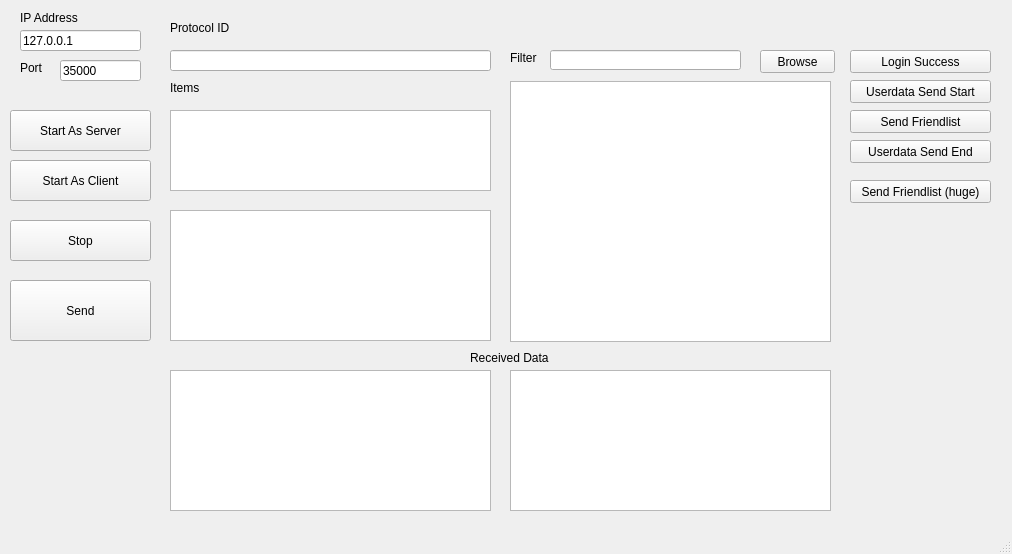
<?xml version="1.0" encoding="UTF-8"?>
<ui version="4.0">
 <class>MainWindow</class>
 <widget class="QMainWindow" name="MainWindow">
  <property name="geometry">
   <rect>
    <x>0</x>
    <y>0</y>
    <width>1012</width>
    <height>554</height>
   </rect>
  </property>
  <property name="windowTitle">
   <string>MainWindow</string>
  </property>
  <widget class="QWidget" name="centralwidget">
   <widget class="QLineEdit" name="lineEdit_Pmid">
    <property name="geometry">
     <rect>
      <x>170</x>
      <y>50</y>
      <width>321</width>
      <height>21</height>
     </rect>
    </property>
   </widget>
   <widget class="QLabel" name="label">
    <property name="geometry">
     <rect>
      <x>170</x>
      <y>20</y>
      <width>101</width>
      <height>16</height>
     </rect>
    </property>
    <property name="text">
     <string>Protocol ID</string>
    </property>
   </widget>
   <widget class="QLabel" name="label_2">
    <property name="geometry">
     <rect>
      <x>170</x>
      <y>80</y>
      <width>101</width>
      <height>16</height>
     </rect>
    </property>
    <property name="text">
     <string>Items</string>
    </property>
   </widget>
   <widget class="QTextEdit" name="textEdit_Items">
    <property name="geometry">
     <rect>
      <x>170</x>
      <y>110</y>
      <width>321</width>
      <height>81</height>
     </rect>
    </property>
   </widget>
   <widget class="QPushButton" name="pushButton_AsServer">
    <property name="geometry">
     <rect>
      <x>10</x>
      <y>110</y>
      <width>141</width>
      <height>41</height>
     </rect>
    </property>
    <property name="text">
     <string>Start As Server</string>
    </property>
   </widget>
   <widget class="QPushButton" name="pushButton_AsClient">
    <property name="geometry">
     <rect>
      <x>10</x>
      <y>160</y>
      <width>141</width>
      <height>41</height>
     </rect>
    </property>
    <property name="text">
     <string>Start As Client</string>
    </property>
   </widget>
   <widget class="QPushButton" name="pushButton_Stop">
    <property name="geometry">
     <rect>
      <x>10</x>
      <y>220</y>
      <width>141</width>
      <height>41</height>
     </rect>
    </property>
    <property name="text">
     <string>Stop</string>
    </property>
   </widget>
   <widget class="QPushButton" name="pushButton_SendData">
    <property name="geometry">
     <rect>
      <x>10</x>
      <y>280</y>
      <width>141</width>
      <height>61</height>
     </rect>
    </property>
    <property name="text">
     <string>Send</string>
    </property>
   </widget>
   <widget class="QTextEdit" name="textEdit_RxHex">
    <property name="geometry">
     <rect>
      <x>170</x>
      <y>370</y>
      <width>321</width>
      <height>141</height>
     </rect>
    </property>
    <property name="readOnly">
     <bool>true</bool>
    </property>
   </widget>
   <widget class="QTextEdit" name="textEdit_RxText">
    <property name="geometry">
     <rect>
      <x>510</x>
      <y>370</y>
      <width>321</width>
      <height>141</height>
     </rect>
    </property>
    <property name="readOnly">
     <bool>true</bool>
    </property>
   </widget>
   <widget class="QLabel" name="label_3">
    <property name="geometry">
     <rect>
      <x>470</x>
      <y>350</y>
      <width>101</width>
      <height>16</height>
     </rect>
    </property>
    <property name="text">
     <string>Received Data</string>
    </property>
   </widget>
   <widget class="QLineEdit" name="lineEdit_Address">
    <property name="geometry">
     <rect>
      <x>20</x>
      <y>30</y>
      <width>121</width>
      <height>21</height>
     </rect>
    </property>
    <property name="text">
     <string>127.0.0.1</string>
    </property>
   </widget>
   <widget class="QLineEdit" name="lineEdit_Port">
    <property name="geometry">
     <rect>
      <x>60</x>
      <y>60</y>
      <width>81</width>
      <height>21</height>
     </rect>
    </property>
    <property name="text">
     <string>35000</string>
    </property>
   </widget>
   <widget class="QLabel" name="label_4">
    <property name="geometry">
     <rect>
      <x>20</x>
      <y>10</y>
      <width>121</width>
      <height>16</height>
     </rect>
    </property>
    <property name="text">
     <string>IP Address</string>
    </property>
   </widget>
   <widget class="QLabel" name="label_5">
    <property name="geometry">
     <rect>
      <x>20</x>
      <y>60</y>
      <width>31</width>
      <height>16</height>
     </rect>
    </property>
    <property name="text">
     <string>Port</string>
    </property>
   </widget>
   <widget class="QTextEdit" name="textEdit_RawData">
    <property name="geometry">
     <rect>
      <x>170</x>
      <y>210</y>
      <width>321</width>
      <height>131</height>
     </rect>
    </property>
   </widget>
   <widget class="QPushButton" name="pushButton_sigLoginSuccess">
    <property name="geometry">
     <rect>
      <x>850</x>
      <y>50</y>
      <width>141</width>
      <height>23</height>
     </rect>
    </property>
    <property name="text">
     <string>Login Success</string>
    </property>
   </widget>
   <widget class="QPushButton" name="pushButton_sig_UserdataSendStart">
    <property name="geometry">
     <rect>
      <x>850</x>
      <y>80</y>
      <width>141</width>
      <height>23</height>
     </rect>
    </property>
    <property name="text">
     <string>Userdata Send Start</string>
    </property>
   </widget>
   <widget class="QPushButton" name="pushButton_sig_UserdataSendEnd">
    <property name="geometry">
     <rect>
      <x>850</x>
      <y>140</y>
      <width>141</width>
      <height>23</height>
     </rect>
    </property>
    <property name="text">
     <string>Userdata Send End</string>
    </property>
   </widget>
   <widget class="QPushButton" name="pushButton_sig_SendFriendlist">
    <property name="geometry">
     <rect>
      <x>850</x>
      <y>110</y>
      <width>141</width>
      <height>23</height>
     </rect>
    </property>
    <property name="text">
     <string>Send Friendlist</string>
    </property>
   </widget>
   <widget class="QTableWidget" name="tableWidget">
    <property name="geometry">
     <rect>
      <x>510</x>
      <y>81</y>
      <width>321</width>
      <height>261</height>
     </rect>
    </property>
   </widget>
   <widget class="QPushButton" name="pushButton_SendFriendListHuge">
    <property name="geometry">
     <rect>
      <x>850</x>
      <y>180</y>
      <width>141</width>
      <height>23</height>
     </rect>
    </property>
    <property name="text">
     <string>Send Friendlist (huge)</string>
    </property>
   </widget>
   <widget class="QLineEdit" name="lineEdit">
    <property name="geometry">
     <rect>
      <x>550</x>
      <y>50</y>
      <width>191</width>
      <height>20</height>
     </rect>
    </property>
   </widget>
   <widget class="QLabel" name="label_6">
    <property name="geometry">
     <rect>
      <x>510</x>
      <y>50</y>
      <width>41</width>
      <height>16</height>
     </rect>
    </property>
    <property name="text">
     <string>Filter</string>
    </property>
   </widget>
   <widget class="QPushButton" name="pushButton">
    <property name="geometry">
     <rect>
      <x>760</x>
      <y>50</y>
      <width>75</width>
      <height>23</height>
     </rect>
    </property>
    <property name="text">
     <string>Browse</string>
    </property>
   </widget>
  </widget>
  <widget class="QMenuBar" name="menubar">
   <property name="geometry">
    <rect>
     <x>0</x>
     <y>0</y>
     <width>1012</width>
     <height>21</height>
    </rect>
   </property>
  </widget>
  <widget class="QStatusBar" name="statusbar"/>
 </widget>
 <resources/>
 <connections/>
</ui>
